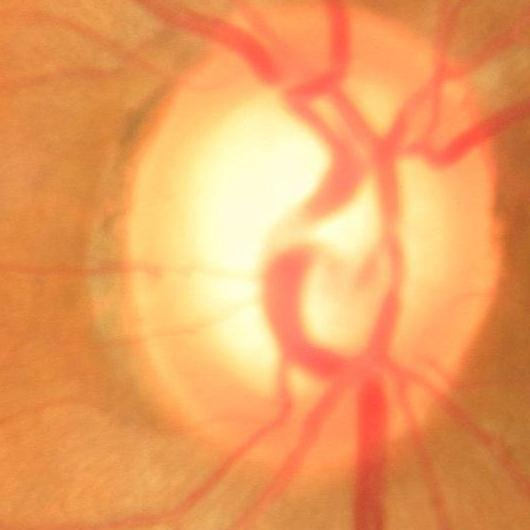
#> input picture roiImage.jpg, 530 x 530 px; the run also reads 1 picture not shown here
$ python 'Fuzzy C strange point.py'
#> lines starting #> are read from the running program, lines starting #| are printed output that depends on the picture
# Fuzzy c strange point
import array as arr
import numpy as np
from PIL import Image, ImageDraw
from time import time

start_time = time()
img = Image.open("roiImage.jpg")
#> img is the input picture: PIL image 530x530 RGB; mean R, G, B 236.8, 158.6, 95.2

img1 = Image.open("blankImg.jpg")
img2 = Image.open("blankImg.jpg")
img3 = Image.open("blankImg.jpg")


width, height = img.size
#> width = 530; height = 530

# green channel extraction
eye = img.load()
for i in range(width):
    for j in range(height):
        r, g, b = eye[i, j]
        eye[i, j] = (r-r, g-0, b-b)
img.save('greeneye.jpg')
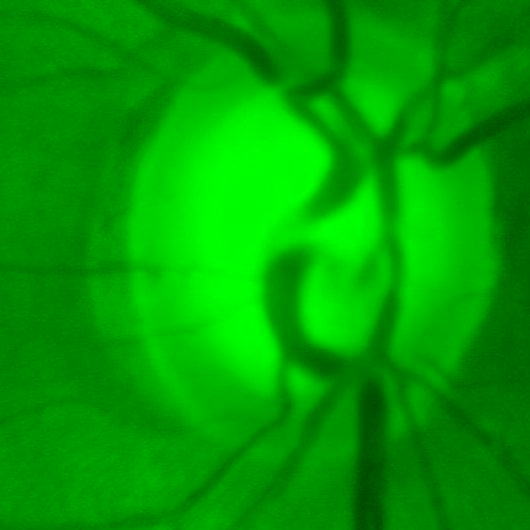
#> saved as greeneye.jpg: PIL image 530x530 RGB; mean R, G, B 0, 158.6, 0


# number of clusters = 2 = disk and cup
# getting cmin and cmax
data = np.array(img)
cmin = data[..., 1].min()
#> cmin = 72
cmax = data[..., 1].max()
#> cmax = 255
# print(cmin,cmax) 56 251


tempArrY = arr.array('d', [])

for i in range(width):
    for j in range(height):
        r, g, b = eye[i, j]  # (0,78,0)
        tempArrY.append(g)
cs = np.median(tempArrY)
#> cs = 147

if np.linalg.norm(cmin-cs) == np.linalg.norm(cmax-cs):
    cstr = cs

elif np.linalg.norm(cmin-cs) < np.linalg.norm(cmax-cs):
    cstr = (cs+(abs(cmax-cs)/2))  # 3 clusers 2
#> cstr = 201

elif np.linalg.norm(cmin-cs) > np.linalg.norm(cmax-cs):
    cstr = (cmin+(abs(cs-cmin)/2))  # 3 clusers 2

print(cmin, cmax, cstr)
#| 72 255 201.0

for i in range(width):
    for j in range(height):
        x = eye[i, j]  # (0,78,0)
        coords = i, j
        cminx = (x[1]-cmin)**2
        cmaxx = (x[1]-cmax)**2
        cstrx = (x[1]-cstr)**2

        uc1 = 1/((cminx/cminx)+(cminx/cmaxx)+(cminx/cstrx))
        uc2 = 1/((cmaxx/cmaxx)+(cmaxx/cminx)+(cmaxx/cstrx))
        uc3 = 1/((cstrx/cstrx)+(cstrx/cminx)+(cstrx/cmaxx))
        #print(uc3, uc2, uc1)
        if np.isnan(uc1) or np.isnan(uc2) or np.isnan(uc3):
            continue
        elif (uc1 > uc3) and (uc1 > uc2):
            continue

        elif (uc2 > uc1) and (uc2 > uc3):

            img2.putpixel(coords, x)

        else:

            img3.putpixel(coords, x)
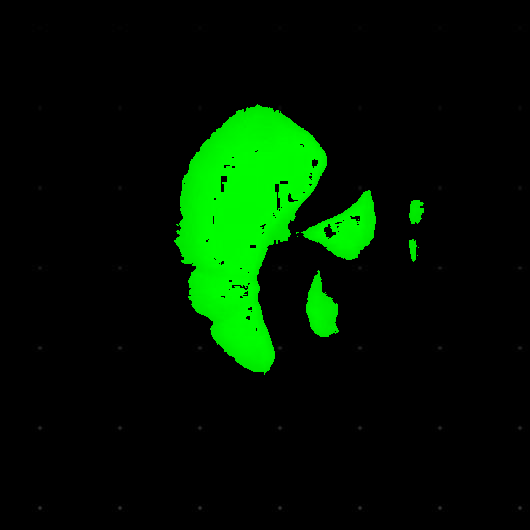
#> img2: PIL image 530x530 RGB; mean R, G, B 0.1, 23.6, 0.1
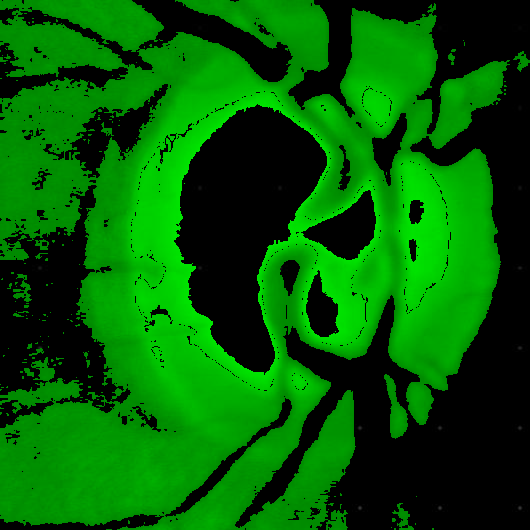
#> img3: PIL image 530x530 RGB; mean R, G, B 0, 95.3, 0


img2.save("Fuzzy_C_strange_point_cup.jpg")
img3.save("Fuzzy_C_strange_point_disk.jpg")
# cali()
proc_time = time()-start_time
print(proc_time)
# 7.949074029922485
